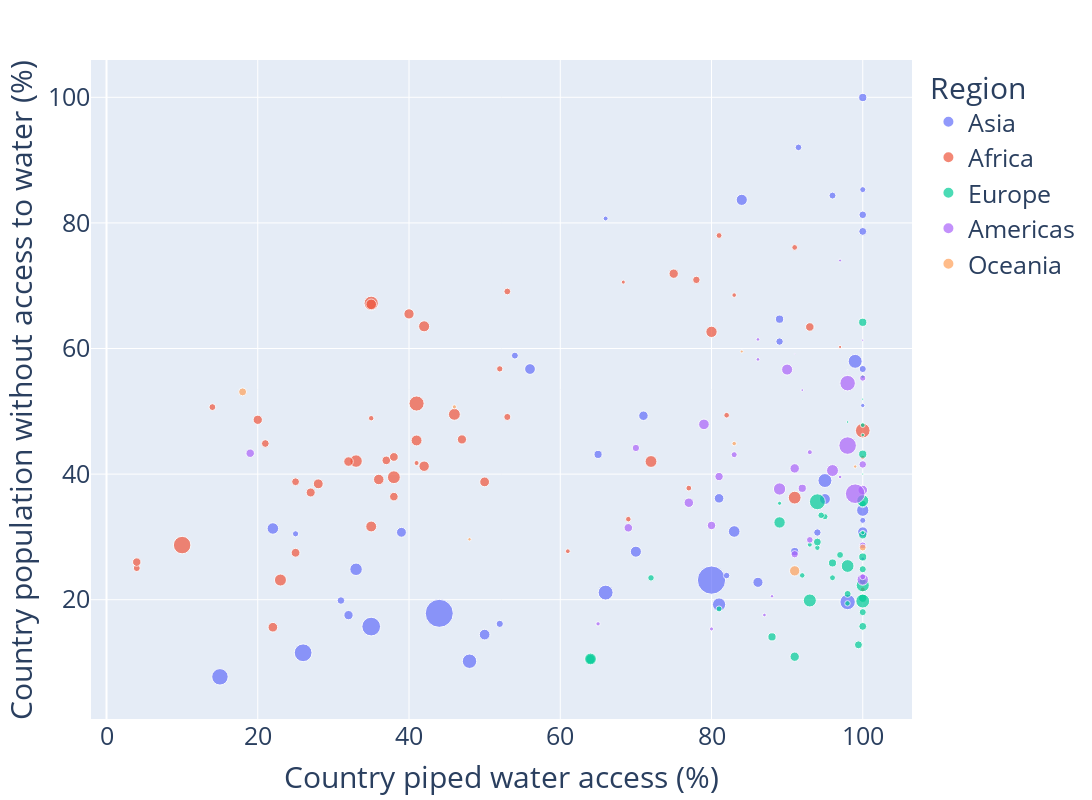

The code cell stored with this chart in its notebook:
### Markdown cell above
<div class="alert alert-success">Quote from paper: "Despite reliance on piped infrastructure being a risk factor for losing water access in GCIL at the individual level, this does not seem to inherently imply the same at the national level (Figure X). The median results had a Spearman correlation coefficient of 0.42 (p = X.XXX), indicating a moderate positive correlation."

### Code cell
# Piped water access by country
# create bubble chart from df_countries comprising: access to water, piped water, and using population as the size of the bubble
# create a new column for the size of the bubble

# create bubble size column with square root transformation for improved visuals
country_medians["bubble_size"] = country_medians["country_pop_raw"] **0.5

px.scatter(
    country_medians, 
    y="percent_without_water", 
    x="Nat Piped", 
    size="bubble_size", 
    color="region", 
    hover_name="Entity", 
    # title="Access to Water vs. Piped Water vs. Population",
).update_layout(
    yaxis_title="Country population without access to water (%)",
    xaxis_title="Country piped water access (%)",
    legend_title="Region",
    width=1200,
    height=800,
    font=dict(size=25),
    # xaxis_tickangle=-45,
    # yaxis=dict(tickfont=dict(size=2)),
    # title=dict(font=dict(size=20)),
)

### Figure 1 — Plotly figure (JSON) as saved in the notebook; plotly's stock layout.template omitted (floating-point values rounded to 4 significant figures)
{"data": [{"hovertemplate": "<b>%{hovertext}</b><br><br>region=Asia<br>Nat Piped=%{x}<br>percent_without_water=%{y}<br>bubble_size=%{marker.size}<extra></extra>", "hovertext": ["Afghanistan", "United Arab Emirates", "Armenia", "Azerbaijan", "Bangladesh", "Brunei", "Bhutan", "China", "Georgia", "Hong Kong", "Indonesia", "India", "Iran", "Iraq", "Israel", "Jordan", "Japan", "Kazakhstan", "Kyrgyzstan", "Cambodia", "South Korea", "Kuwait", "Laos", "Lebanon", "Sri Lanka", "Myanmar", "Mongolia", "Malaysia", "Nepal", "Oman", "Pakistan", "Philippines", "North Korea", "Palestine", "Qatar", "Saudi Arabia", "Singapore", "Syria", "Thailand", "Tajikistan", "Turkmenistan", "Timor", "Turkey", "Taiwan", "Uzbekistan", "Vietnam", "Yemen"], "legendgroup": "Asia", "marker": {"color": "#636efa", "size": [6312.0, 3161.0, 1723.0, 3197.0, 12900.0, 664.5, 883.1, 38000.0, 1995.0, 2748.0, 16620.0, 37330.0, 9221.0, 6417.0, 2965.0, 3205.0, 11230.0, 4358.0, 2575.0, 4117.0, 7163.0, 2081.0, 2716.0, 2602.0, 4637.0, 7403.0, 1825.0, 5725.0, 5447.0, 2285.0, 15010.0, 10540.0, 5088.0, 2285.0, 1712.0, 5945.0, 2428.0, 4275.0, 8364.0, 3122.0, 2473.0, 1159.0, 9222.0, 4884.0, 5825.0, 9908.0, 5522.0], "sizemode": "area", "sizeref": 95.01, "symbol": "circle"}, "mode": "markers", "name": "Asia", "orientation": "v", "showlegend": true, "type": "scatter", "x": [22, 100, 100, 91, 15, 100, 100, 80, 82, 100, 35, 44, 99, 83, 100, 89, 98, 81, 94, 32, 100, 91.5, 31, 89, 39, 33, 25, 95, 50, 96, 26, 66, 100, 54, 100, 84, 100, 71, 81, 65, 52, 66, 95, 86.14, 70, 48, 56], "xaxis": "x", "y": [31.34, 99.97, 32.63, 27.66, 7.718, 26.52, 50.92, 23.12, 23.85, 81.29, 15.72, 17.83, 57.96, 30.86, 78.65, 64.67, 19.64, 36.14, 30.7, 17.54, 34.26, 92.03, 19.87, 61.11, 30.73, 24.84, 30.49, 36.03, 14.44, 84.35, 11.55, 21.13, 30.78, 58.87, 85.3, 83.67, 56.74, 49.29, 19.23, 43.13, 16.15, 80.7, 38.98, 22.77, 27.65, 10.21, 56.73], "yaxis": "y"}, {"hovertemplate": "<b>%{hovertext}</b><br><br>region=Africa<br>Nat Piped=%{x}<br>percent_without_water=%{y}<br>bubble_size=%{marker.size}<extra></extra>", "hovertext": ["Angola", "Burundi", "Benin", "Burkina Faso", "Botswana", "Central African Republic", "Cote d'Ivoire", "Cameroon", "Democratic Republic of Congo", "Congo", "Djibouti", "Algeria", "Egypt", "Eritrea", "Western Sahara", "Ethiopia", "Gabon", "Ghana", "Guinea", "Gambia", "Guinea-Bissau", "Equatorial Guinea", "Kenya", "Liberia", "Libya", "Lesotho", "Morocco", "Madagascar", "Mali", "Mozambique", "Mauritania", "Mauritius", "Malawi", "Namibia", "Niger", "Nigeria", "Reunion", "Rwanda", "Sudan", "Senegal", "Sierra Leone", "Somalia", "South Sudan", "Sao Tome and Principe", "Eswatini", "Chad", "Togo", "Tunisia", "Tanzania", "Uganda", "South Africa", "Zambia", "Zimbabwe"], "legendgroup": "Africa", "marker": {"color": "#EF553B", "size": [5825.0, 3501.0, 3529.0, 4636.0, 1548.0, 2218.0, 5201.0, 5218.0, 9611.0, 2378.0, 1001.0, 6680.0, 10210.0, 1898.0, 782.2, 10860.0, 1510.0, 5633.0, 3674.0, 1577.0, 1420.0, 1204.0, 7415.0, 2276.0, 2638.0, 1469.0, 6111.0, 5332.0, 4567.0, 5671.0, 2185.0, 1128.0, 4433.0, 1609.0, 5013.0, 14540.0, 949.6, 3644.0, 6701.0, 4147.0, 2853.0, 4045.0, 3374.0, 472.6, 1083.0, 4113.0, 2912.0, 3455.0, 7842.0, 6865.0, 7749.0, 4350.0, 3885.0], "sizemode": "area", "sizeref": 95.01, "symbol": "circle"}, "mode": "markers", "name": "Africa", "orientation": "v", "showlegend": true, "type": "scatter", "x": [42, 38, 37, 28, 91, 14, 42, 36, 35, 53, 83, 72, 100, 52, 68.33, 41, 82, 35, 25, 77, 35, 41, 33, 4, 78, 69, 80, 35, 50, 41, 53, 100, 22, 81, 40, 10, 100, 38, 46, 75, 21, 47, 4, 97, 61, 20, 25, 93, 38, 23, 91, 32, 27], "xaxis": "x", "y": [63.53, 36.41, 42.19, 38.45, 76.1, 50.67, 41.26, 39.14, 67.21, 49.1, 68.5, 42.01, 46.92, 56.76, 70.57, 51.24, 49.38, 31.66, 27.47, 37.77, 48.9, 41.76, 42.07, 25.03, 70.93, 32.83, 62.65, 67.03, 38.76, 45.36, 69.08, 21.65, 15.62, 77.99, 65.51, 28.7, 42.65, 42.73, 49.52, 71.92, 44.87, 45.52, 25.99, 60.24, 27.72, 48.65, 38.78, 63.43, 39.51, 23.13, 36.25, 42.0, 37.07], "yaxis": "y"}, {"hovertemplate": "<b>%{hovertext}</b><br><br>region=Europe<br>Nat Piped=%{x}<br>percent_without_water=%{y}<br>bubble_size=%{marker.size}<extra></extra>", "hovertext": ["Albania", "Andorra", "Austria", "Belgium", "Bulgaria", "Bosnia and Herzegovina", "Belarus", "Switzerland", "Cyprus", "Czechia", "Germany", "Denmark", "Spain", "Estonia", "Finland", "France", "Faeroe Islands", "United Kingdom", "Greece", "Croatia", "Hungary", "Isle of Man", "Ireland", "Iceland", "Italy", "Liechtenstein", "Lithuania", "Luxembourg", "Latvia", "Moldova", "North Macedonia", "Malta", "Montenegro", "Netherlands", "Norway", "Poland", "Portugal", "Romania", "Russia", "Serbia", "Slovakia", "Slovenia", "Sweden", "Ukraine"], "legendgroup": "Europe", "marker": {"color": "#00cc96", "size": [1695.0, 278.1, 3007.0, 3411.0, 2626.0, 1807.0, 3073.0, 2952.0, 1103.0, 3275.0, 9160.0, 2411.0, 6837.0, 1151.0, 2355.0, 8089.0, 221.5, 8259.0, 3220.0, 2020.0, 3104.0, 292.2, 2232.0, 586.0, 7770.0, 195.6, 1640.0, 796.8, 1366.0, 2006.0, 1443.0, 665.4, 792.5, 4144.0, 2338.0, 6148.0, 3189.0, 4374.0, 12080.0, 2949.0, 2337.0, 1442.0, 3188.0, 6593.0], "sizemode": "area", "sizeref": 95.01, "symbol": "circle"}, "mode": "markers", "name": "Europe", "orientation": "v", "showlegend": true, "type": "scatter", "x": [81, 100, 99.43, 100, 100, 95, 96, 100, 100, 100, 100, 100, 100, 93, 100, 93, 100, 100, 100, 94.5, 100, 98, 97, 100, 98, 100, 96, 100, 94, 72, 92, 100, 89, 91, 100, 89, 100, 64, 94, 94, 98, 97.98, 88, 64], "xaxis": "x", "y": [18.53, 36.98, 12.82, 20.25, 35.25, 33.22, 25.85, 15.76, 47.81, 30.34, 19.78, 24.85, 35.77, 28.76, 18.02, 19.88, 51.93, 22.3, 64.17, 33.44, 26.8, 48.29, 27.13, 46.22, 25.37, 40, 23.49, 30.66, 28.27, 23.47, 23.87, 55.52, 35.35, 10.92, 22.94, 32.3, 43.17, 10.52, 35.6, 29.19, 20.92, 19.41, 14.08, 10.56], "yaxis": "y"}, {"hovertemplate": "<b>%{hovertext}</b><br><br>region=Americas<br>Nat Piped=%{x}<br>percent_without_water=%{y}<br>bubble_size=%{marker.size}<extra></extra>", "hovertext": ["Argentina", "Bahamas", "Belize", "Bolivia", "Brazil", "Canada", "Chile", "Colombia", "Costa Rica", "Cuba", "Dominican Republic", "Ecuador", "Falkland Islands", "Guadeloupe", "Grenada", "Greenland", "Guatemala", "French Guiana", "Guyana", "Honduras", "Haiti", "Jamaica", "Saint Lucia", "Mexico", "Montserrat", "Martinique", "Nicaragua", "Panama", "Peru", "Puerto Rico", "Paraguay", "El Salvador", "Suriname", "Trinidad and Tobago", "Uruguay", "United States", "Venezuela"], "legendgroup": "Americas", "marker": {"color": "#ab63fa", "size": [6753.0, 630.0, 636.3, 3440.0, 14630.0, 6170.0, 4383.0, 7160.0, 2267.0, 3364.0, 3310.0, 4229.0, 59.4, 632.5, 336.2, 238.5, 4272.0, 553.6, 889.0, 3172.0, 3397.0, 1724.0, 429.4, 11410.0, 70.58, 612.2, 2589.0, 2093.0, 5776.0, 1682.0, 2687.0, 2553.0, 769.3, 1185.0, 1867.0, 18250.0, 5358.0], "sizemode": "area", "sizeref": 95.01, "symbol": "circle"}, "mode": "markers", "name": "Americas", "orientation": "v", "showlegend": true, "type": "scatter", "x": [96, 97, 87, 69, 98, 100, 100, 89, 100, 80, 81, 91, 91, 86.14, 92, 100, 77, 88, 65, 92, 19, 83, 97, 98, 98, 86.14, 70, 93, 90, 100, 100, 91, 80, 93, 100, 99, 79], "xaxis": "x", "y": [40.57, 39.55, 17.57, 31.45, 44.55, 23.2, 37.46, 37.63, 28.65, 31.83, 39.61, 40.91, 59.14, 58.27, 53.37, 61.32, 35.44, 20.55, 16.15, 37.74, 43.33, 43.09, 74.01, 54.48, 56.54, 61.45, 44.16, 29.53, 56.65, 23.65, 41.54, 27.24, 15.35, 43.49, 55.29, 36.88, 47.92], "yaxis": "y"}, {"hovertemplate": "<b>%{hovertext}</b><br><br>region=Oceania<br>Nat Piped=%{x}<br>percent_without_water=%{y}<br>bubble_size=%{marker.size}<extra></extra>", "hovertext": ["Australia", "Fiji", "New Caledonia", "New Zealand", "Papua New Guinea", "Solomon Islands", "Vanuatu", "Samoa"], "legendgroup": "Oceania", "marker": {"color": "#FFA15A", "size": [5078.0, 950.2, 536.9, 2205.0, 3020.0, 839.0, 560.8, 447.4], "sizemode": "area", "sizeref": 95.01, "symbol": "circle"}, "mode": "markers", "name": "Oceania", "orientation": "v", "showlegend": true, "type": "scatter", "x": [91, 83, 99, 100, 18, 46, 48, 84], "xaxis": "x", "y": [24.6, 44.86, 41.2, 28.31, 53.09, 50.71, 29.62, 59.52], "yaxis": "y"}], "layout": {"font": {"size": 25}, "height": 800, "legend": {"itemsizing": "constant", "title": {"text": "Region"}, "tracegroupgap": 0}, "margin": {"t": 60}, "width": 1200, "xaxis": {"anchor": "y", "domain": [0, 1], "title": {"text": "Country piped water access (%)"}}, "yaxis": {"anchor": "x", "domain": [0, 1], "title": {"text": "Country population without access to water (%)"}}}}
